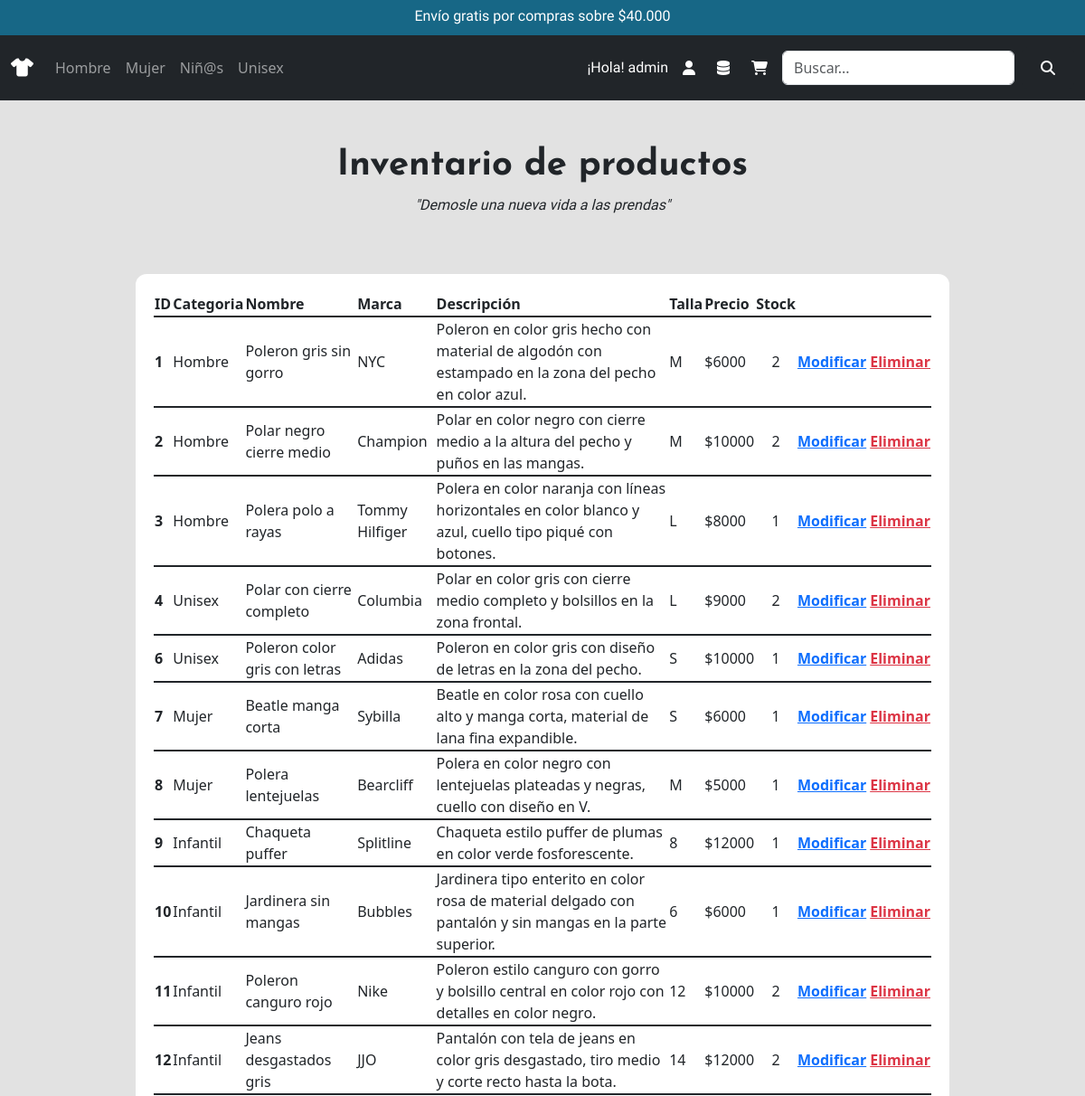
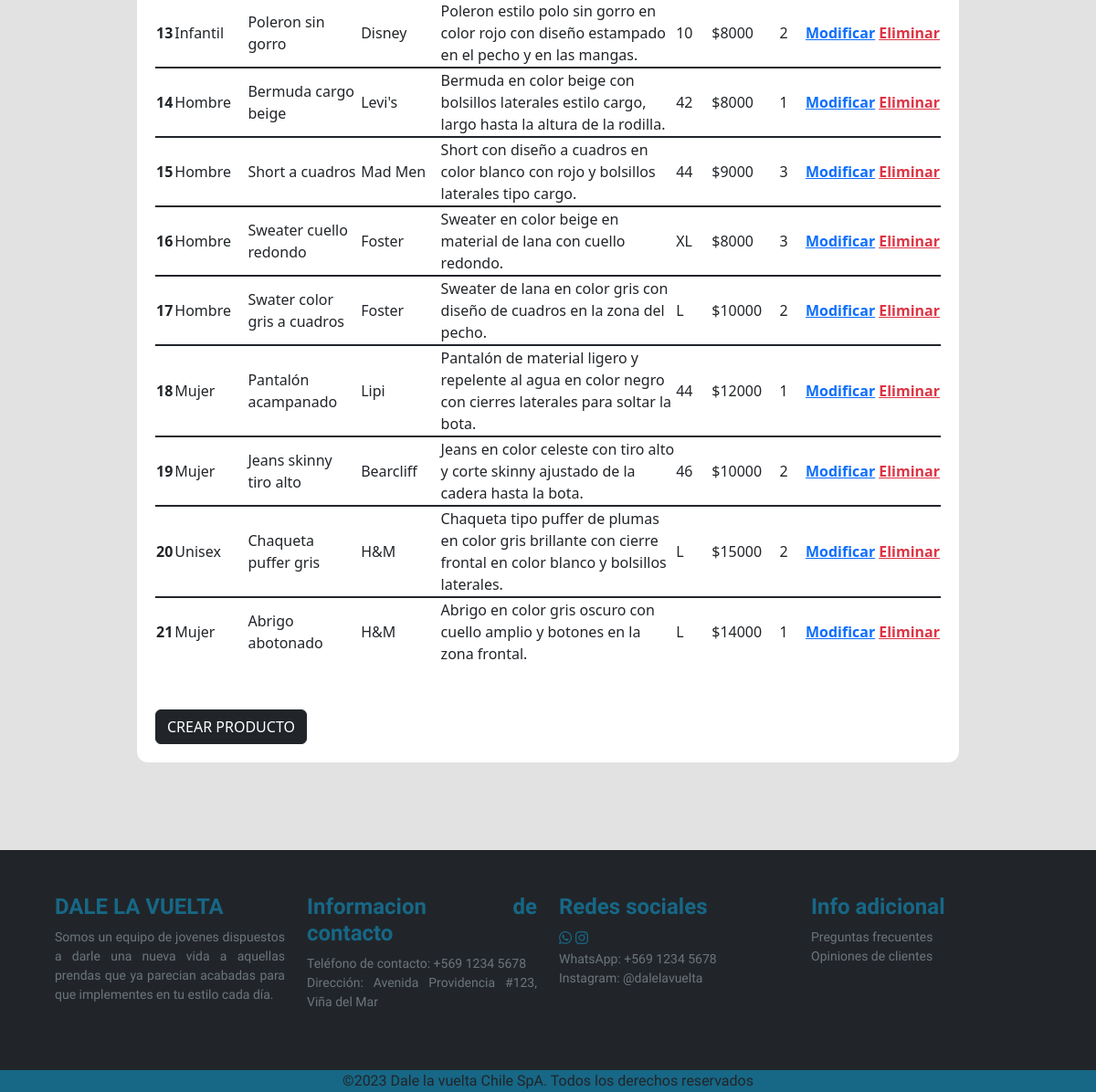
/producto_update/ (signed in), run on the app's committed database (2 pictures, top to bottom).
### venta/models.py (models this page shows, shortened)
class Producto(models.Model):
    id_producto     = models.BigAutoField(db_column='idProducto', primary_key=True)
    id_categoria    = models.ForeignKey('Categoria', on_delete=models.CASCADE, db_column='idCategoria')
    nombre          = models.CharField(max_length=25)
    marca           = models.CharField(max_length=25)
    descripcion     = models.CharField(max_length=200)
    talla           = models.CharField(max_length=4)
    precio          = models.IntegerField()
    stock           = models.IntegerField()
    imagen          = models.ImageField(upload_to='productos/', null=True)

class Categoria(models.Model):
    id_categoria    = models.BigAutoField(db_column='idCategoria', primary_key=True)
    descripcion     = models.CharField(max_length=25)
    def __str__(self):
        return str(self.descripcion)

### venta/views.py (the view)
# urls.py: path("producto_update/", views.producto_update, name="producto_update"),
@staff_member_required
def producto_update(request):
    if request.method == "POST":
        idprod      = request.POST["idprod"]
        categoria   = request.POST["categoria"]
        nombre      = request.POST["nombre"]
        marca       = request.POST["marca"]
        descripcion = request.POST["descripcion"]
        talla       = request.POST["talla"]
        precio      = request.POST["precio"]
        stock       = request.POST["stock"]
        imagen      = request.FILES["imagen"]
        """
        if request.FILES["imagen"] != None:
            imagen = request.FILES["imagen"]
        else:
            prod=Producto.objects.get(id_producto=idprod)
            imagen = prod.imagen"""
        objCategoria = Categoria.objects.get(id_categoria = categoria)
        objProducto = Producto()
        objProducto.id_producto     = idprod
        objProducto.id_categoria    = objCategoria
        objProducto.nombre          = nombre
        objProducto.marca           = marca
        objProducto.descripcion     = descripcion
        objProducto.talla           = talla
        objProducto.precio          = precio
        objProducto.stock           = stock
        objProducto.imagen          = imagen
        objProducto.save()
        lista_categorias = Categoria.objects.all()
        lista_productos = Producto.objects.all()
        context = {"mensaje":"El producto se ha actualizado correctamente", "categorias":lista_categorias, "producto":objProducto,"productos":lista_productos}
        return render(request,'venta/producto_mod.html', context)
    else:
        lista_productos = Producto.objects.all()
        context = {"productos":lista_productos}
        return render(request,'venta/producto_mod.html', context)

### venta/templates/venta/producto_mod.html (shortened to what this page needs)
{% load static %}
<!DOCTYPE html>
<html lang="es">
<head>
    <link href="https://cdn.jsdelivr.net/npm/bootstrap@5.3.0-alpha2/dist/css/bootstrap.min.css" rel="stylesheet">
    <link rel="stylesheet" href="{% static 'venta/css/style.css' %}">
</head>
<body>
    <section>
        <header>
            <div>
                <div id="header" class="carousel slide" data-bs-ride="carousel">
                    <div id="fuente-header" class="carousel-inner">
                        <div class="carousel-item active">
                            <h6 class="text-center p-1 pt-2">Envío gratis por compras sobre $40.000</h6>
                        </div>
                    </div>
                </div>
            </div>
            <div class="container-fluid p-0">
                <nav class="navbar navbar-expand-sm navbar-dark bg-dark">
                    <div class="container-fluid">
                        <a class="navbar-brand" href="{% url 'index' %}"><i class="fa-solid fa-shirt"></i></a>
                        <div class="collapse navbar-collapse" id="mynavbar">
                            <ul class="navbar-nav me-auto">
                                <li class="nav-item">
                                    <a class="nav-link" href="{% url 'hombre' %}" id="linkHombre">Hombre</a>
                                </li>
                                <li class="nav-item">
                                    <a class="nav-link" href="{% url 'mujer' %}" id="linkMujer">Mujer</a>
                                </li>
                                <li class="nav-item">
                                    <a class="nav-link" href="{% url 'infantil' %}" id="linkInfantil">Niñ@s</a>
                                </li>
                                <li class="nav-item">
                                    <a class="nav-link" href="{% url 'unisex' %}" id="linkUnisex">Unisex</a>
                                </li>
                            </ul>
                            <div class="d-flex align-items-center text-white">
                                {% if user.is_authenticated %}
                                    <p class="d-flex pt-3 me-2">¡Hola! {{user.username}}</p>
                                    <a class="rounded me-3" href="{% url 'usuario' %}"><i class="fa-solid fa-user p-2 text-white"></i></a>
                                    {% if user.is_staff %}
                                        <a class="rounded me-3" href="{% url 'producto_mod' %}"><i class="fa-solid fa-database text-white"></i></a>
                                    {% endif %}
                                {% else %}
                                    <a class="rounded me-2" href="{% url 'login' %}"><i class="fa-solid fa-user p-2 text-white"></i></a>
                                {% endif %}
                                <a class="rounded me-2" href="{% url 'carrito' %}"><i class="fa-solid fa-cart-shopping p-2 text-white"></i></a>
                            </div>
                            <form class="d-flex align-items-center" action="{% url 'producto_search' %}" method="GET">
                                <input class="form-control me-2" type="search" placeholder="Buscar..." name="prodbuscar">
                                <button type="submit" class="btn btn-dark">
                                    <i class="fa-solid fa-magnifying-glass p-2 text-white"></i>
                                </button>
                            </form>
                        </div>
                    </div>
                </nav>
            </div>
        </header>
        <div id="fuente-titulo" class="p-5 text-center">
            <h1 class="fw-bold fs">Inventario de productos</h1>
            <p class="fst-italic">"Demosle una nueva vida a las prendas"</p>
        </div>
        <div class="container login w-75">
            <table>
                {% if productos %}
                    <th>ID </th>
                    <th>Categoria</th>
                    <th>Nombre</th>
                    <th>Marca</th>
                    <th>Descripción</th>
                    <th>Talla</th>
                    <th>Precio</th>
                    <th>Stock</th>
                    {% for i in productos %}
                        <tr class="table-group-divider">
                            <td class="fw-bold">{{i.id_producto}}</td>
                            <td>{{i.id_categoria}}</td>
                            <td>{{i.nombre}}</td>
                            <td>{{i.marca}}</td>
                            <td>{{i.descripcion}}</td>
                            <td>{{i.talla}}</td>
                            <td>${{i.precio}}</td>
                            <td class="text-center">{{i.stock}}</td>
                            <td class="fw-bold"><a href="{% url 'producto_find' pk=i.id_producto %}"> Modificar</a></td>
                            <td></td>
                            <td class="fw-bold"><a class=" text-danger" href="{% url 'producto_del' pk=i.id_producto %}">Eliminar</a></td>
                        </tr>
                    {% endfor %}
                {% endif %}
            </table>
            <br>
            <br>
            <a href="{% url 'producto_add' %}"><button class="btn btn-dark">CREAR PRODUCTO</button></a>
        </div>
        <br>
        <br>
        <br>
        <br>
        <footer id="fuente-footer" class="row p-5 ancho-total m-0">
            <div class="col-xs-12 col-md-6 col-lg-3">
                <h4 class="fw-bold">DALE LA VUELTA</h4>
                <p class="m-0 small text-secondary">Somos un equipo de jovenes dispuestos a darle una nueva vida a aquellas prendas que ya parecian acabadas para que implementes en tu estilo cada día.</p>
            </div>
            <div class="col-xs-12 col-md-6 col-lg-3">
                <h4 class="fw-bold">Informacion de contacto</h4>
                <p class="m-0 small text-secondary">Teléfono de contacto: +569 1234 5678</p>
                <p class="small text-secondary">Dirección: Avenida Providencia #123, Viña del Mar</p>
            </div>
            <div class="col-xs-12 col-md-6 col-lg-3">
                <h4 class="fw-bold">Redes sociales</h4>
                <i id="animacion" class="fa-brands fa-whatsapp pe-1 animacion"></i><i class="fa-brands fa-instagram animacion"></i>
                <p class="m-0 small text-secondary">WhatsApp: +569 1234 5678</p>
                <p class="small text-secondary">Instagram: @dalelavuelta</p>
            </div>
            <div class="col-xs-12 col-md-6 col-lg-3">
                <h4 class="fw-bold">Info adicional</h4>
                <p class="m-0 small text-secondary animacion">Preguntas frecuentes</p>
                <p class="small text-secondary animacion">Opiniones de clientes</p>
            </div>
        </footer>
        <div class="container-fluid text-center color-footer">
            <p class="m-0">©2023 Dale la vuelta Chile SpA. Todos los derechos reservados</p>
        </div>
    </section>
</body>
</html>

### venta/static/venta/CSS/style.css (style rules this page uses)
* { margin: 0; }
body { background-color: #e2e2e2; width: 100%; }
header { background-color: #176786; height: 15%; width: 100%; }
footer { background-color: #212529; height: 10%; }
p { font-family: 'Assistant', sans-serif; }
#fuente-header { font-family: 'Signika', sans-serif; color: #ffffff; }
#fuente-titulo { font-family: 'Josefin Sans', sans-serif; }
#fuente-footer { font-family: 'Signika', sans-serif; color: #176786; text-align: justify; }
.color-footer { background-color: #176786; }
.ancho-total { width: 100%; }
.login { width: 360px; height: min-content; padding: 20px; border-radius: 12px; background: #ffffff; }

### data on the page
Producto: id_producto "1", id_categoria "Hombre", nombre "Poleron gris sin gorro", marca "NYC", descripcion "Poleron en color gris hecho con material de algodón con estampado en la zona del pecho en color azul.", talla "M", precio "6000", stock "2"
Producto: id_producto "2", id_categoria "Hombre", nombre "Polar negro cierre medio", marca "Champion", descripcion "Polar en color negro con cierre medio a la altura del pecho y puños en las mangas.", talla "M", precio "10000", stock "2"
Producto: id_producto "3", id_categoria "Hombre", nombre "Polera polo a rayas", marca "Tommy Hilfiger", descripcion "Polera en color naranja con líneas horizontales en color blanco y azul, cuello tipo piqué con botones.", talla "L", precio "8000", stock "1"
Producto: id_producto "4", id_categoria "Unisex", nombre "Polar con cierre completo", marca "Columbia", descripcion "Polar en color gris con cierre medio completo y bolsillos en la zona frontal.", talla "L", precio "9000", stock "2"
Producto: id_producto "6", id_categoria "Unisex", nombre "Poleron color gris con letras", marca "Adidas", descripcion "Poleron en color gris con diseño de letras en la zona del pecho.", talla "S", precio "10000", stock "1"
Producto: id_producto "7", id_categoria "Mujer", nombre "Beatle manga corta", marca "Sybilla", descripcion "Beatle en color rosa con cuello alto y manga corta, material de lana fina expandible.", talla "S", precio "6000", stock "1"
Producto: id_producto "8", id_categoria "Mujer", nombre "Polera lentejuelas", marca "Bearcliff", descripcion "Polera en color negro con lentejuelas plateadas y negras, cuello con diseño en V.", talla "M", precio "5000", stock "1"
Producto: id_producto "9", id_categoria "Infantil", nombre "Chaqueta puffer", marca "Splitline", descripcion "Chaqueta estilo puffer de plumas en color verde fosforescente.", talla "8", precio "12000", stock "1"
Producto: id_producto "10", id_categoria "Infantil", nombre "Jardinera sin mangas", marca "Bubbles", descripcion "Jardinera tipo enterito en color rosa de material delgado con pantalón y sin mangas en la parte superior.", talla "6", precio "6000", stock "1"
Producto: id_producto "11", id_categoria "Infantil", nombre "Poleron canguro rojo", marca "Nike", descripcion "Poleron estilo canguro con gorro y bolsillo central en color rojo con detalles en color negro.", talla "12", precio "10000", stock "2"
Producto: id_producto "12", id_categoria "Infantil", nombre "Jeans desgastados gris", marca "JJO", descripcion "Pantalón con tela de jeans en color gris desgastado, tiro medio y corte recto hasta la bota.", talla "14", precio "12000", stock "2"
Producto: id_producto "13", id_categoria "Infantil", nombre "Poleron sin gorro", marca "Disney", descripcion "Poleron estilo polo sin gorro en color rojo con diseño estampado en el pecho y en las mangas.", talla "10", precio "8000", stock "2"
Producto: id_producto "14", id_categoria "Hombre", nombre "Bermuda cargo beige", marca "Levi's", descripcion "Bermuda en color beige con bolsillos laterales estilo cargo, largo hasta la altura de la rodilla.", talla "42", precio "8000", stock "1"
Producto: id_producto "15", id_categoria "Hombre", nombre "Short a cuadros", marca "Mad Men", descripcion "Short con diseño a cuadros en color blanco con rojo y bolsillos laterales tipo cargo.", talla "44", precio "9000", stock "3"
Producto: id_producto "16", id_categoria "Hombre", nombre "Sweater cuello redondo", marca "Foster", descripcion "Sweater en color beige en material de lana con cuello redondo.", talla "XL", precio "8000", stock "3"
Producto: id_producto "17", id_categoria "Hombre", nombre "Swater color gris a cuadros", marca "Foster", descripcion "Sweater de lana en color gris con diseño de cuadros en la zona del pecho.", talla "L", precio "10000", stock "2"
Producto: id_producto "18", id_categoria "Mujer", nombre "Pantalón acampanado", marca "Lipi", descripcion "Pantalón de material ligero y repelente al agua en color negro con cierres laterales para soltar la bota.", talla "44", precio "12000", stock "1"
Producto: id_producto "19", id_categoria "Mujer", nombre "Jeans skinny tiro alto", marca "Bearcliff", descripcion "Jeans en color celeste con tiro alto y corte skinny ajustado de la cadera hasta la bota.", talla "46", precio "10000", stock "2"
Producto: id_producto "20", id_categoria "Unisex", nombre "Chaqueta puffer gris", marca "H&M", descripcion "Chaqueta tipo puffer de plumas en color gris brillante con cierre frontal en color blanco y bolsillos laterales.", talla "L", precio "15000", stock "2"
Producto: id_producto "21", id_categoria "Mujer", nombre "Abrigo abotonado", marca "H&M", descripcion "Abrigo en color gris oscuro con cuello amplio y botones en la zona frontal.", talla "L", precio "14000", stock "1"

### other printed values
{{ user.username }} "admin"
